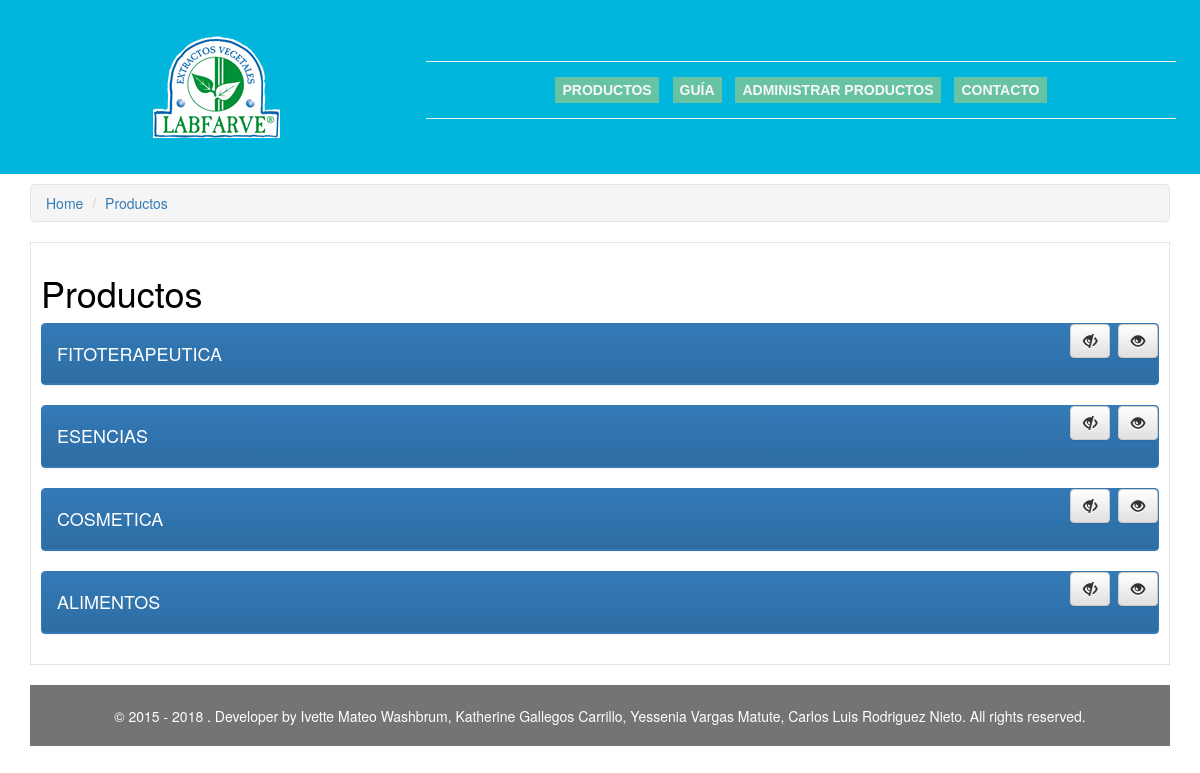
Screenshot of /pages/html/productos.php with the database file from the repository.
### tables this page shows
CREATE TABLE `product_type` (
  `id` int(11) NOT NULL,
  `name` varchar(150) NOT NULL,
  `description` varchar(250) DEFAULT NULL,
  `isActive` smallint(6) NOT NULL
);

### clases/producto_tipo.php (called while the page is built, shortened)
<?php
include_once("MY_Model.php");
class mProducto_Tipo extends MY_Model
{
    protected $table = 'product_type';
    public function filter( &$eProductoTipos )
    {
        $eProductoTipos = array();
        $select = $this->buildSelectFields('pt_', 'pt', $this->table);
        $sql = "SELECT
                    ".($select)."
                FROM ".( $this->table )." AS pt
                WHERE
                    1=1
                ";
        $queryR = mysql_query($sql);
        while ($row = mysql_fetch_assoc($queryR))
        {
            $eProductoTipo = new eProductoTipo();
            $eProductoTipo->parseRow($row,'pt_');
            $eProductoTipos[] = $eProductoTipo;
        }
    }
}

### clases/MY_Model.php (called while the page is built, shortened)
<?php
class MY_Model extends Conexion
{
    function buildSelectFields( $prefix, $alias='', $table='' )
    {
        $str = '';
        $fields = $this->list_fields( $table );
        foreach( $fields as $field )
        {
            $str .= ( empty($str)?'':',' ) . ( empty($alias) ? '' : ''.$alias.'.' ) . ''.$field.' AS '.( $prefix . $field ).'';
        }
        return $str;
    }
    function list_fields($table)
    {
        $field_names = array();
        $resultado = mysql_query("select * from $table");
        while ($field = mysql_fetch_field($resultado))
        {
                $field_names[] = $field->name;
        }
        return $field_names;
    }
}

### pages/html/productos.php (the view, shortened to what this page needs)
<?php
require_once BASECLASS . 'producto_tipo.php';
$mProductoTipo = new mProducto_Tipo();
$mProductoTipo->filter($eProductoTipos);
?>
<!DOCTYPE html>
<html lang="es">
    <head>
        <link rel="stylesheet" href="../../resources/bootstrap/3.3.7/css/bootstrap.min.css">
        <link rel="stylesheet" href="../../resources/bootstrap/3.3.7/css/bootstrap-theme.min.css" >
        <link rel="stylesheet" type="text/css" href="../../resources/css/style.css">
    </head>
    <body>
        <header class="cabecera">
            <div class="container">
                <div class="row header">
                    <div class="col-sm-4" id="headerlogo">
                        <a href="javascript:void(0);"><img src="../../resources/img/logo.png"></a>
                    </div>
                    <div class="col-sm-8" id="headertopmenu">
                        <nav class="menu">
                            <ul>
                                <li><a href="productos.php">Productos</a></li>
                                <li><a href="guia.php">Guía</a></li>
                                <li><a href="administrar_productos.php">Administrar Productos</a></li>
                                <li><a href="http://luis-rodriguez-ec.herokuapp.com/site/index" target="_blank">Contacto</a></li>
                            </ul>
                        </nav>
                    </div>
                </div>
            </div>
        </header>
        <nav class="text-left">
            <div class="container ">
                <div class="breadcrumb-line">
                    <ul class="breadcrumb">
                        <li><a href="javascript:void(0);">Home</a></li>
                        <li><a href="productos.php">Productos</a></li>
                    </ul>
                </div>
            </div>
        </nav>
        <div class="container">
            <div class="container-producto">
                <div class="row">
                    <div class="col-sm-12">
                        <h1>Productos</h1>
                    </div>
                    <?php
                    foreach ($eProductoTipos as $eProductoTipo) {
                        ?>
                        <div class="col-sm-12">
                            <div class="panel panel-primary">
                                <div class="pull-right">
                                    <button class="btn btn-default eye-close" _id="<?php echo $eProductoTipo->id ?>"><span class="glyphicon glyphicon-eye-close"></span></button>&nbsp;
                                    <button class="btn btn-default eye-open" _id="<?php echo $eProductoTipo->id ?>"><span class="glyphicon glyphicon-eye-open"></span></button>
                                </div>
                                <div class="panel-heading">
                                    <h4><?php echo $eProductoTipo->name ?></h4>
                                </div>
                            </div>
                        </div>
                        <?php
                    }
                    ?>
                </div>
            </div>
        </div>
        <div class="container">
            <footer class="pie">
                © 2015 - 2018 . Developer by Ivette Mateo Washbrum, Katherine Gallegos Carrillo, Yessenia Vargas Matute, Carlos Luis Rodriguez Nieto. All rights reserved.
            </footer>
        </div>
    </body>
</html>

### resources/css/style.css (style rules this page uses)
* { margin: 0px; padding: 0px; box-sizing: border-box; }
a, a > * { cursor: pointer; outline: medium none; text-decoration: none; }
body { text-align: center; color: #282828; }
article, aside, details, figcaption, figure, footer, header, hgroup, main, menu, nav, section, summary { display: block; }
.cabecera { background: #00b6dc; border: 1px solid #00b6dc; padding: 20px; }
.header { height:120px; }
.header #headerlogo { padding: 15px; }
.header #headertopmenu { padding: 15px; float: right; margin-top:25px; }
.menu { border-bottom: 1px solid #eee; border-top: 1px solid #eee; padding: 5px 5px; }
.menu ul { margin-bottom: 10px; margin-top: 10px; }
.menu li { display: inline-block; list-style: none; padding: 5px; font: bold 14px verdana, sans-serif; text-transform: uppercase; color: #f7f7f7; }
.menu li > a { background: #68c3a3; padding: 5px 7px; outline: 0 none; color: #f7f7f7; }
.breadcrumb-line { margin:0; position:relative }
.breadcrumb { margin-top: 10px; margin-bottom: 10px; border:1px solid #e5e5e5; }
.container-producto { border: 1px solid #e5e5e5; padding: 10px; text-align: justify; color: #000; margin-top: 10px; }
.pull-right { float: right; }
.pie { clear: both; text-align: center; padding: 20px; margin-top: 20px; border-top: 1px solid #747477; background: #747477 none repeat scroll 0 0; color: #fff; }

### rows the page displays
product_type: name "FITOTERAPEUTICA"
product_type: name "ESENCIAS"
product_type: name "COSMETICA"
product_type: name "ALIMENTOS"
